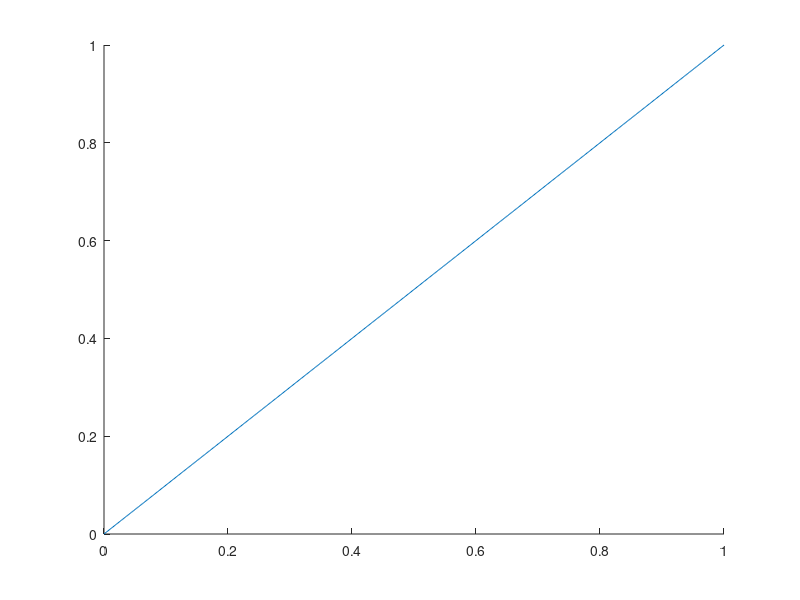

The MATLAB source for this figure: (Note: this script raises an error after producing the figure.)
clear all

N = 300;
ParamN = 50;
t = 0.5;
mu = -1.2;
mu_ran = ones(1,1)*(mu);
U_ran = ones(1,1) * 1.5;
U = U_ran(1);
J_ran = linspace(0, 1, ParamN);
% J_ran = ones(1,1) * 0.4;
V_ran = linspace(0.6, 1.5, ParamN);
V_ran = linspace(0, 1.5, ParamN);

Dend = 1;
Dinput = linspace(0, Dend, 500);


kx = linspace(-pi, pi, N+1);
ky = linspace(-pi, pi, N+1);
kx(end) = [];
ky(end) = [];
[kx, ky] = meshgrid(kx, ky);
kx = reshape(kx, [numel(kx), 1]);
ky = reshape(ky, [numel(ky), 1]);

qx = linspace(-pi, pi, N+1);qx(end)=[];
qy = qx;
[qx, qy] = meshgrid(qx, qy);
qx = reshape(qx, [numel(qx), 1]);
qy = reshape(qy, [numel(qy), 1]);
qx0line = qx(N * (N / 2) + 1 + N/2 : N * (N / 2 + 1));
qyline = qy(N * (N / 2) + 1  + N/2 : N * (N / 2 + 1));


epsilon = 1e-6;

gs = 1;
gsa = 1;
gpk = sin(kx) + 1i * sin(ky);
gpka = abs(gpk) .^ 2;
gesk = cos(kx) + cos(ky);
geska = abs(gesk) .^ 2;
gdk = cos(kx) - cos(ky);
gdka = abs(gdk) .^ 2;

ek = - 2* t * cos(kx) - 2 * t * cos(ky);

%% s-wave
disp('start s-wave')
figure
hold on
plot(Dinput,Dinput)
for mmu = 1: length(mu_ran)
    mu = mu_ran(mmu);
    for j = 1: length(J_ran)

        J = J_ran(j);
        Jk = J .* sin(kx) .* sin(ky);

        for i = 1: length(Dinput)

            Delta = Dinput(i);

            [Ea, Da,~,mina] = singletgapsolver(ek, mu, Delta, Jk, U, gs, gsa);
           

            Dsout(i) = Da;
            E0sout(i) = Ea;
            minEk_d(i) = mina;
            Dsout_arc(j, i) = Da;
            E0sout_arc(j, i) = Ea;

        end
        plot(Dinput,Dsout)

        [~ , I] = min(abs(Dsout ./ (Dinput + epsilon) - 1));
        if (Dsout(2) - 0) / (Dinput(2) - Dinput(1)) < 1
            I = 1;
            Ds = 0;
            E0s = E0sout(I);
            BFS = minEk_d(I);
        else
            Ds = Dinput(I);
            E0s = E0sout(I);
            BFS = minEk_d(I);
        end

        I_self(j) = I;
        Ds_self(j) = Ds;
        E0s_self(j) = E0s;
        BFSfinder(j) = BFS;
        % [~, ~, correla,~] = singletgapsolver(ek, mu, Ds, Jk, U);
        % correls_self(j,:,:) = reshape(correla,[N,N]);
    end
E0s_self = repmat(E0s_self, length(V_ran), 1);
BFSfinder = repmat(BFSfinder, length(V_ran), 1);
end

%% FF phase
disp('start FF phase')

mu = mu_ran(1);
% for j = 11: 11
for j = 1: length(J_ran)
    J = J_ran(j);
    Jk = J .* sin(kx) .* sin(ky);
    
    % for qq = 4: 4
    for qq = 1: length(qyline)
        [Xi,La] = XiLaMaker(kx, ky, qx0line(qq), qyline(qq), t, J, mu);

        for i = 1: length(Dinput)
        

            Delta = Dinput(i);

            [EEq, DDq, ~, ~, ~, ~] = FFgapsolver(Xi, La, Delta, U);
            E0ffout(i) = EEq;
            Dffout(i) = DDq;

        end


        [~ , I] = min(abs(Dffout ./ (Dinput + epsilon) - 1));
        if (Dffout(2) - 0) / (Dinput(2) - Dinput(1)) < 1
            I = 1;
            Dff(qq) = 0;
            E0ff(qq) = E0ffout(I);
            E0ff_arc(j,qq) = E0ffout(I);
        else
            Dff(qq) = Dinput(I);
            E0ff(qq) = E0ffout(I);
            E0ff_arc(j,qq) = E0ffout(I);
        end

    end

    [aa, ~] = min(E0ff);
    II = find(E0ff == aa);
    II = II(1);
    Dff_self(j) = Dff(II);
    E0ff_self(j) = aa;
    q_self(j) = qyline(II);
    [Xi_self,La_self] = XiLaMaker(kx, ky, 0, qyline(II), t, J, mu);
    % [~, ~, ca, ~, ~, ~] = FFgapsolver(Xi_self, La_self, Dff(II), U);
    % correlff_self(j, :,:) = reshape(ca,[N,N]);
end
E0ff_self = repmat(E0ff_self, length(V_ran), 1);

%% p-, es-, d- wave

disp('start p-, es-, d-wave')
for v = 1: length(V_ran)

    
    V = V_ran(v);


    for j = 1: length(J_ran)


        J = J_ran(j);
        Jk = J .* sin(kx) .* sin(ky);


        for i = 1: length(Dinput)

            Delta = Dinput(i);

            [Ea, Dua, Dda, ~, ~] = tripletgapsolver(ek, mu, Delta, Jk, V, gpk, gpka); % p wave

            Dpout_u(i) = Dua;
            Dpout_d(i) = Dda;
            E0pout(i) = Ea;
            Dpout_u_arc(v, j, i) = Dua;
            Dpout_d_arc(v, j, i) = Dda;
            E0pout_arc(v, j, i) = Ea;


            [Eb, Db, ~, ~] = singletgapsolver(ek, mu, Delta, Jk, V, gesk, geska); % es wave
            
            Desout(i) = Db;
            E0esout(i) = Eb;
            Desout_arc(v, j, i) = Db;
            E0esout_arc(v, j, i) = Eb;

            [Ec, Dc, ~, ~] = singletgapsolver(ek, mu, Delta, Jk, V, gdk, gdka); % d wave

            Ddout(i) = Dc;
            E0dout(i) = Ec;
            Ddout_arc(v, j, i) = Dc;
            E0dout_arc(v, j, i) = Ec;

        end


        [~ , I] = min(abs(Dpout_u ./ (Dinput + epsilon) - 1));
        if (Dpout_u(2) - 0) / (Dinput(2) - Dinput(1)) < 1
            I = 1;
            Dp = 0;
            E0p = E0pout(I);
        else
            Dp = Dinput(I);
            E0p = E0pout(I);
        end

        [~ , I] = min(abs(Desout ./ (Dinput + epsilon) - 1));
        if (Desout(2) - 0) / (Dinput(2) - Dinput(1)) < 1
            I = 1;
            Des = 0;
            E0es = E0esout(I);
        else
            Des = Dinput(I);
            E0es = E0esout(I);
        end

        [~ , I] = min(abs(Ddout ./ (Dinput + epsilon) - 1));
        if (Ddout(2) - 0) / (Dinput(2) - Dinput(1)) < 1
            I = 1;
            Dd = 0;
            E0d = E0dout(I);
        else
            Dd = Dinput(I);
            E0d = E0dout(I);
        end

        Dp_self(v,j) = Dp;
        E0p_self(v,j) = E0p;
        % [~, ~, ~, correlp, ~] = tripletgapsolver(ek, mu, Dp, Jk, V, gpk, gpka);
        % correlp_self(v,j,:,:) = reshape(correlp,[N,N]);

        Des_self(v,j) = Des;
        E0es_self(v,j) = E0es;
        % [~, ~, correles, ~] = singletgapsolver(ek, mu, Des, Jk, V, gesk, geska);
        % correles_self(v,j,:,:) = reshape(correles,[N,N]);
        
        Dd_self(v,j) = Dd;
        E0d_self(v,j) = E0d;
        % [~, ~, correld, ~] = singletgapsolver(ek, mu, Dd, Jk, V, gdk, gdka);
        % correld_self(v,j,:,:) = reshape(correld,[N,N]);

    end
end

%% plot ground state energy

% custom colormap
customCMap = [
    1, 0.83, 0.83;  % Color near 1: #F0D4D4
    1, 0.90, 0.80;  % Color near 2: #FFE6CC
    1, 1, 1;        % Color near 3: White
    0.90, 0.86, 0.86; % Color near 4: #E6DBDC
    0.90, 0.94, 1;  % Color near 5: #E6EFFF
];

% q_self sorting process..
for i = 1:length(J_ran)
    if pi/2 < q_self(i) && q_self(i) < pi
        q_self(i) = -1 * (q_self(i)-pi);
    else
    end

end

% phase sorting process..
allMatrices = cat(3, E0s_self, E0ff_self, E0es_self, E0d_self, E0p_self);
[~, minIndex] = min(allMatrices, [], 3);
for vvv = 1: length(V_ran)
    for jjj = 1: length(J_ran)
        aaa = minIndex(vvv,jjj);
        q_check = q_self(jjj);
        if aaa == 2 && q_check == 0
            minIndex(vvv,jjj) = 1;
        else
        end
    end
end
figure
surf(J_ran,V_ran,minIndex,'EdgeColor','none')
xlabel('J')
ylabel('V')
view(2)
xlim([J_ran(1),J_ran(end)])
ylim([V_ran(1),V_ran(end)])
colormap(customCMap);
clim([1,5])
box on

axis normal
box on


%% gap structure
vv = 23;% V_ran(23)=1.00 in V:0.6~1.5 version
jjs = 11;% J_ran(11)=0.2, J_ran(16)=0.3, J_ran(21)=0.41
jjff = 21;
jjp = 40;
jj=11;
Jk = J_ran(jj) * sin(kx) .* sin(ky);
mu=-1;
kx1 = kx;
kx2 = -kx;

ky1 = ky + q_self(jjff);
ky2 = -ky + q_self(jjff);
Jk1 = J_ran(jjff) * sin(kx1) .* sin(ky1);
Jk2 = J_ran(jjff) * sin(kx2) .* sin(ky2);
xik1 = - 2 * t * cos(kx1) - 2 * t * cos(ky1) - mu;
xik2 = - 2 * t * cos(kx2) - 2 * t * cos(ky2) - mu;
Xi = .5 * (xik1 + Jk1 +xik2 - Jk2);
La = .5 * (xik1 + Jk1 -xik2 + Jk2);


gap_s1 = reshape(sqrt((ek - mu) .^2 + Ds_self(jj) ^2) + J_ran(jjs) * sin(kx) .* sin(ky), [N, N]);
gap_s2 = reshape(sqrt((ek - mu) .^2 + Ds_self(jj) ^2) - J_ran(jjs) * sin(kx) .* sin(ky), [N, N]);
gap_ff1 = reshape(sqrt(Xi .^2 + Dff_self(jjff)^2) + La, [N, N]);
gap_ff2 = reshape(sqrt(Xi .^2 + Dff_self(jjff)^2) - La, [N, N]);

gap_d1 = reshape(sqrt((ek - mu) .^2 + Dd_self(vv, jj) ^2 * gdka) + Jk, [N, N]);
gap_d2 = reshape(sqrt((ek - mu) .^2 + Dd_self(vv, jj) ^2 * gdka) - Jk, [N, N]);
gap_es1 = reshape(sqrt((ek - mu) .^2 + Des_self(vv, jj) ^2 * geska) + Jk, [N, N]);
gap_es2 = reshape(sqrt((ek - mu) .^2 + Des_self(vv, jj) ^2 * geska) - Jk, [N, N]);

gap_p1 = reshape(sqrt((ek - mu + J_ran(jjp) * sin(kx) .* sin(ky)) .^ 2 + Dp_self(vv, jjp) ^2 * gpka), [N, N]);
gap_p2 = reshape(sqrt((ek - mu - J_ran(jjp) * sin(kx) .* sin(ky)) .^ 2 + Dp_self(vv, jjp) ^2 * gpka), [N, N]);



% draw_gapstructure(gap_s1, gap_s2, N)
% title('s-wave gap structure')
% ylim([-4,4])
% draw_gapstructure(gap_ff1, gap_ff2, N)
% title('FF-phase gap structure')
% ylim([-4,4])
% draw_gapstructure(gap_d1, gap_d2, N)
% title('d-wave gap structure')
% ylim([-4,4])
% draw_gapstructure(gap_es1, gap_es2, N)
% title('es-wave gap structure')
% ylim([-4,4])
% draw_gapstructure(gap_p1, gap_p2, N)
% title('p-wave gap structure')
% ylim([-4,4])

kkx = linspace(-pi, pi, N+1);
kky = linspace(-pi, pi, N+1);
kkx(end) = [];
kky(end) = [];

figure;ax=gca;
plot(kkx, gap_s1, 'k')
hold on;ax.LineWidth=1;fontsize(21,'points');
plot(kkx, -gap_s1, 'k')
xlim([-pi,kkx(end)]);ylim([-4,4])
xticks([-pi,-pi/2,0,pi/2,kkx(end)]);xticklabels({'-\pi', '-\pi/2', '0', '\pi/2', '\pi'});xlabel('k_{x}');ylabel('E^{s}_{k\uparrow}')

figure;ax=gca;
plot(kkx, flip(gap_ff1), 'k')
hold on;ax.LineWidth=1;fontsize(21,'points');
plot(kkx, -flip(gap_ff1), 'k')
xlim([-pi,kkx(end)]);ylim([-4,4])
xticks([-pi,-pi/2,0,pi/2,kkx(end)]);xticklabels({'-\pi', '-\pi/2', '0', '\pi/2', '\pi'});xlabel('k_{x}');ylabel('E^{FF}_{k\uparrow}')

figure;ax=gca;
plot(kkx, gap_p1, 'k')
hold on;ax.LineWidth=1;fontsize(21,'points');
plot(kkx, -gap_p1, 'k')
xlim([-pi,kkx(end)]);ylim([-4,4])
xticks([-pi,-pi/2,0,pi/2,kkx(end)]);xticklabels({'-\pi', '-\pi/2', '0', '\pi/2', '\pi'});xlabel('k_{x}');ylabel('E^{p+ip}_{k\uparrow}')

% Define the color shifting range to avoid pure white
shift_start = 0.1;  % Starting point of the colormap to avoid the lightest colors
shift_end = 0.9;    % Ending point of the colormap to avoid the lightest colors

% Generate the 'hot' colormap with a higher resolution for smoother gradients
numColors = 256;  % Increase the number of colors for a smoother gradient
original_hot = hot(numColors);
original_hot = original_hot(round(shift_start * numColors):round(shift_end * numColors), :);

% Create the complementary colormap by inverting each color channel
complementary_hot = 1 - original_hot;

% Combine the complementary colormap with the original colormap
custom_colormap = [complementary_hot; original_hot];

% Display the custom colormap to visually inspect it
figure;
colormap(custom_colormap);
colorbar;


figure;ax=gca;
surf(kkx,kkx,gap_s1,'EdgeColor','none')
xlim([-pi,kkx(end)]);ylim([-pi,kkx(end)]);zlim([-0.5,0.5]);
colormap(custom_colormap);clim([-0.5,0.5]);colorbar
grid off;view(2);fontsize(21,'points');box on;ax.LineWidth=1;
xticks([-pi,0,kkx(end)]);xticklabels({'-\pi','0','\pi'});xlabel('k_{x}')
yticks([-pi,0,kkx(end)]);yticklabels({'-\pi','0','\pi'});ylabel('k_{y}')

figure;ax=gca;
surf(kkx,kkx,gap_s2,'EdgeColor','none')
xlim([-pi,kkx(end)]);ylim([-pi,kkx(end)]);zlim([-0.5,0.5]);
colormap(custom_colormap);clim([-0.5,0.5]);colorbar
grid off;view(2);fontsize(21,'points');box on;ax.LineWidth=1;
xticks([-pi,0,kkx(end)]);xticklabels({'-\pi','0','\pi'});xlabel('k_{x}')
yticks([-pi,0,kkx(end)]);yticklabels({'-\pi','0','\pi'});ylabel('k_{y}')

figure;ax=gca;
surf(kkx,kkx,gap_ff1,'EdgeColor','none')
xlim([-pi,kkx(end)]);ylim([-pi,kkx(end)]);zlim([-0.5,0.5]);
colormap(custom_colormap);clim([-0.5,0.5]);colorbar
grid off;view(2);fontsize(21,'points');box on;ax.LineWidth=1;
xticks([-pi,0,kkx(end)]);xticklabels({'-\pi','0','\pi'});xlabel('k_{x}')
yticks([-pi,0,kkx(end)]);yticklabels({'-\pi','0','\pi'});ylabel('k_{y}')

figure;ax=gca;
surf(kkx,kkx,gap_ff2,'EdgeColor','none')
xlim([-pi,kkx(end)]);ylim([-pi,kkx(end)]);zlim([-0.5,0.5]);
colormap(custom_colormap);clim([-0.5,0.5]);colorbar
grid off;view(2);fontsize(21,'points');box on;ax.LineWidth=1;
xticks([-pi,0,kkx(end)]);xticklabels({'-\pi','0','\pi'});xlabel('k_{x}')
yticks([-pi,0,kkx(end)]);yticklabels({'-\pi','0','\pi'});ylabel('k_{y}')

figure;ax=gca;
surf(kkx,kkx,gap_p1,'EdgeColor','none')
xlim([-pi,kkx(end)]);ylim([-pi,kkx(end)]);zlim([-0.5,0.5]);
colormap(custom_colormap);clim([-0.5,0.5]);colorbar
grid off;view(2);fontsize(21,'points');box on;ax.LineWidth=1;
xticks([-pi,0,kkx(end)]);xticklabels({'-\pi','0','\pi'});xlabel('k_{x}')
yticks([-pi,0,kkx(end)]);yticklabels({'-\pi','0','\pi'});ylabel('k_{y}')

figure;ax=gca;
surf(kkx,kkx,gap_p2,'EdgeColor','none')
xlim([-pi,kkx(end)]);ylim([-pi,kkx(end)]);zlim([-0.5,0.5]);
colormap(custom_colormap);clim([-0.5,0.5]);colorbar
grid off;view(2);fontsize(21,'points');box on;ax.LineWidth=1;
xticks([-pi,0,kkx(end)]);xticklabels({'-\pi','0','\pi'});xlabel('k_{x}')
yticks([-pi,0,kkx(end)]);yticklabels({'-\pi','0','\pi'});ylabel('k_{y}')
%% function

function [E0out, Dout,correl,minEk_d] = singletgapsolver(ek, mu, Delta, Jk, U, gk, gka)
Ek = sqrt((ek-mu).^2 + Delta^2*gka);
Ek_u = Ek + Jk;
Ek_d = Ek - Jk;
ind_u = Ek_u > 0;
ind_d = Ek_d > 0;
Delta_k = U * Delta * gka / 2 ./ Ek .* (ind_d - (~ind_u));
E_0_s_k = (ek - mu) - Ek + Delta^2 * gka ./ Ek / 2 .* (ind_u - (~ind_d))...
    + Ek_u .* (~ind_u) + Ek_d .* (~ind_d);
correl = Delta * gk ./ Ek / 2 .* (ind_u - (~ind_d));
Dout = mean(Delta_k, 'omitnan');
E0out = mean(E_0_s_k, 'omitnan');
minEk_d = min(Ek_d);
end


function [Xi,La] = XiLaMaker(kx, ky, qx, qy, t, J, mu)

kx1 = kx + qx;
kx2 = -kx + qx;
ky1 = ky + qy;
ky2 = -ky + qy;

Jk1 = J * sin(kx1) .* sin(ky1);
Jk2 = J * sin(kx2) .* sin(ky2);

xik1 = - 2 * t * cos(kx1) - 2 * t * cos(ky1) - mu;
xik2 = - 2 * t * cos(kx2) - 2 * t * cos(ky2) - mu;

Xi = .5 * (xik1 + Jk1 +xik2 - Jk2);                            
La = .5 * (xik1 + Jk1 -xik2 + Jk2);

end


function [E_0, Dffout, correl, Ek_u, ind_u, ind_d] = FFgapsolver(Xi, La, Delta, U)
Ek = sqrt(Xi .^2 + Delta^2);
Ek_u = Ek + La;
Ek_d = Ek - La;

ind_u = Ek_u > 0;
ind_d = Ek_d > 0;
Delta_k = U * Delta /2 ./ Ek .* (ind_u - (~ind_d));

Dffout = mean(Delta_k, 'omitnan');

E_0_k = Xi - Ek + Delta^2 ./ Ek /2 .* (ind_u -(~ind_d))...
    + Ek_u .* (~ind_u) + Ek_d .* (~ind_d);
correl = Delta ./ Ek /2 .* (ind_u -(~ind_d));
E_0 = mean(E_0_k, 'omitnan');

end


function [E0out, Duout, Ddout, correl, minEk_d] = tripletgapsolver(ek, mu, Delta, Jk, V, gk, gka)
Ek_u = sqrt((ek - mu + Jk) .^ 2 + Delta^2 * gka);    % p-wave
Ek_d = sqrt((ek - mu - Jk) .^ 2 + Delta^2 * gka);
Delta_u_k = V * Delta * gka / 2 ./ Ek_u;
Delta_d_k = V * Delta * gka / 2 ./ Ek_d;
E_0_k = (ek - mu) - Ek_u / 2 - Ek_d / 2 + Delta ^2 * gka ./ Ek_u /4 + Delta ^ 2 * gka ./ Ek_d / 4;
correl = Delta  * gk ./ Ek_u /2;
Duout = mean(Delta_u_k, 'omitnan');
Ddout = mean(Delta_d_k, 'omitnan');
E0out = mean(E_0_k, 'omitnan');
minEk_d = min(Ek_d);
end


function draw_toponodalstructure(mu,ek,Jk,D_self,N,gk,gka)
figure
hold on
surf(reshape(ek-mu,[N,N]),'FaceColor','r','EdgeColor','none')
surf(reshape(ek-mu,[N,N]),'FaceColor','b','EdgeColor','none')
surf(reshape((gk).^2,[N,N]),'FaceColor','k','EdgeColor','none')
surf(reshape(sqrt((ek - mu) .^2 + D_self ^2 * gka)+Jk,[N,N]),'FaceColor','m','EdgeColor','none')
surf(reshape(sqrt((ek - mu) .^2 + D_self ^2 * gka)-Jk,[N,N]),'FaceColor','c','EdgeColor','none')
% surf(reshape(Jk,[N,N]))
zlim([-0.01,0.01])
box on
end

function draw_gapstructure(gap_1, gap_2, N)
figure
hold on
plot([gap_1(N/2+1:N,N/2+1);gap_1(1,N/2+1:N)';flip(diag(gap_1(N/2+1:N,N/2+1:N)));diag(gap_1(N/2+1:-1:2,N/2+1:N));gap_1(1:N/2+1,1);gap_1(N/2+1,N:-1:N/2+1)'],'k','LineWidth',1)
plot([gap_2(N/2+1:N,N/2+1);gap_2(1,N/2+1:N)';flip(diag(gap_2(N/2+1:N,N/2+1:N)));diag(gap_2(N/2+1:-1:2,N/2+1:N));gap_2(1:N/2+1,1);gap_2(N/2+1,N:-1:N/2+1)'],'k','LineWidth',1)
plot([-gap_1(N/2+1:N,N/2+1);-gap_1(1,N/2+1:N)';flip(diag(-gap_1(N/2+1:N,N/2+1:N)));diag(-gap_1(N/2+1:-1:2,N/2+1:N));-gap_1(1:N/2+1,1);-gap_1(N/2+1,N:-1:51)'],'k','LineWidth',1)
plot([-gap_2(N/2+1:N,N/2+1);-gap_2(1,N/2+1:N)';flip(diag(-gap_2(N/2+1:N,N/2+1:N)));diag(-gap_2(N/2+1:-1:2,N/2+1:N));-gap_2(1:N/2+1,1);-gap_2(N/2+1,N:-1:N/2+1)'],'k','LineWidth',1)
plot(zeros(1,3*N+1),'k')
xticks([0 N/2 N 3*N/2 2*N 5*N/2 3*N])
xticklabels({'\Gamma', 'X', 'M','\Gamma','M', 'Y', '\Gamma'})
xlim([0 3*N])
ax1=gca;
ax1.XGrid='on';
ax1.GridAlpha=1;
% ax1.FontName='Times New Roman';
ax1.FontSize=12;
box on
end
